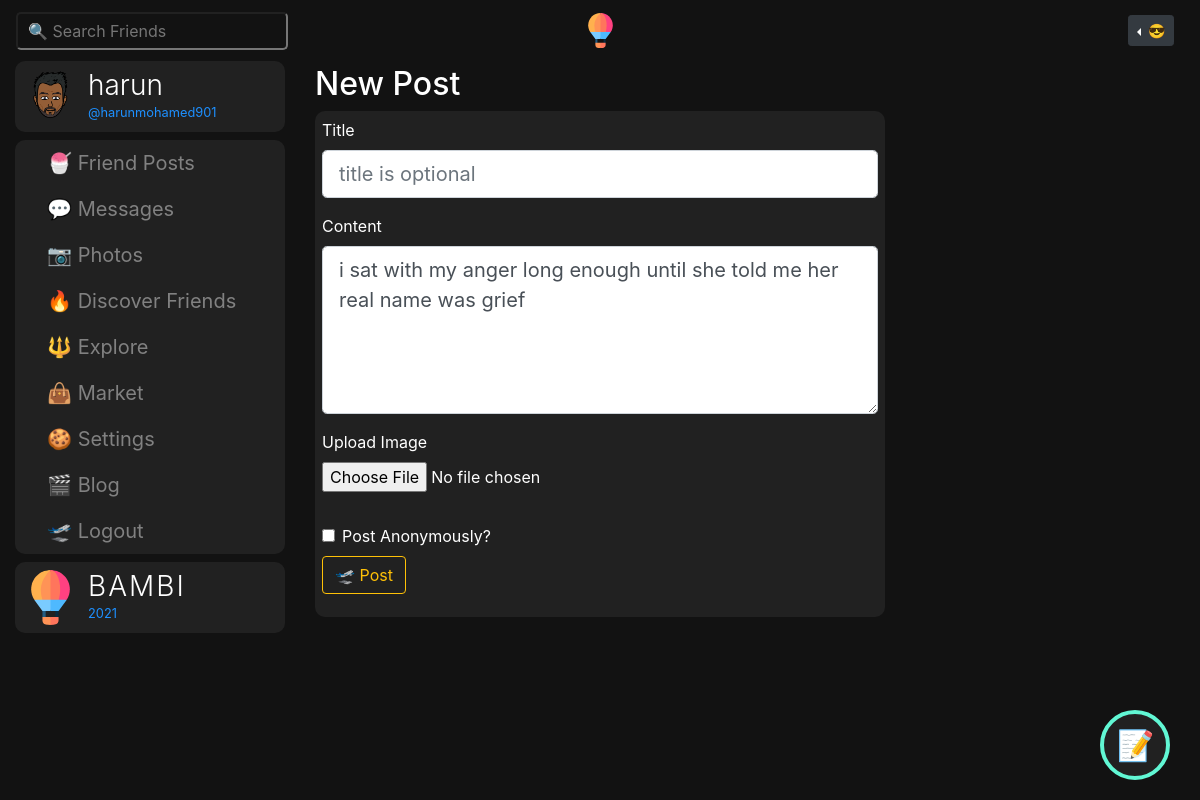
The page /post/99/update (signed in) on the database its author committed.
### bambiv3/models.py (models this page shows, shortened)
class User(db.Model, UserMixin):
	id = db.Column(db.Integer, primary_key=True)
	username = db.Column(db.String(20), unique=True, nullable=False)
	email = db.Column(db.String(120), unique=True, nullable=False)
	image_file = db.Column(db.String(20), nullable=False, default='default.jpg')
	password = db.Column(db.String(60), nullable=False)
	last_seen = db.Column(db.DateTime, default=datetime.utcnow)
	date_joined = db.Column(db.DateTime, nullable=False, default=datetime.utcnow)
	department = db.Column(db.String(20), nullable=False)
	student_number = db.Column(db.Integer(), unique=True, nullable=False)
	age = db.Column(db.DateTime, nullable=False)
	gender = db.Column(db.String(20), nullable=False)
	country = db.Column(db.String(20), nullable=False)
	hobby = db.Column(db.String(20), nullable=False)
	bio = db.Column(db.String(120), nullable=True)
	private = db.Column(db.Boolean, default=False, nullable=False)
	single = db.Column(db.Boolean, default=False, nullable=False)
	snapchat = db.Column(db.String(20),default=False, nullable=False)
	instagram = db.Column(db.String(20),default=False, nullable=False)
	posts = db.relationship('Post', backref='author', lazy=True, cascade="all, delete-orphan")
	products = db.relationship('Product', backref='author', lazy=True, cascade="all, delete-orphan")
	comments = db.relationship("Comment", backref="author", lazy="dynamic", cascade="all, delete-orphan")
	followed = db.relationship(
		'User', secondary=followers,
		primaryjoin=(followers.c.follower_id == id),
		secondaryjoin=(followers.c.followed_id == id),
		backref=db.backref('followers', lazy='dynamic'), lazy='dynamic')
	messages_sent = db.relationship('Message',
									foreign_keys='Message.sender_id',
									backref='author', lazy='dynamic', cascade="all, delete-orphan")
	messages_received = db.relationship('Message',
										foreign_keys='Message.recipient_id',
										backref='recipient', lazy='dynamic', cascade="all, delete-orphan")
	last_message_read_time = db.Column(db.DateTime)
	def new_messages(self):
		last_read_time = self.last_message_read_time or datetime(1900, 1, 1)
		return Message.query.filter_by(recipient=self).filter(
			Message.timestamp > last_read_time).count()

class Post(db.Model):
	id = db.Column(db.Integer, primary_key=True)
	title = db.Column(db.String(100)) #nullable=False
	date_posted = db.Column(db.DateTime, nullable=False, default=datetime.utcnow)
	content = db.Column(db.Text, nullable=False)
	image = db.Column(db.String(20))
	anonymous = db.Column(db.Boolean, default=False, nullable=False)
	user_id = db.Column(db.Integer, db.ForeignKey('user.id'), nullable=False)
	likes = db.relationship('PostLike', backref='post', lazy='dynamic')
	comments = db.relationship("Comment", backref="post", lazy="dynamic", cascade="all, delete-orphan")

### bambiv3/routes.py (the view)
@app.route("/post/<int:post_id>/update", methods=['GET', 'POST'])
@login_required
def update_post(post_id):
	post = Post.query.get_or_404(post_id)
	if post.author != current_user:
		abort(403)
	form = PostForm()
	if form.validate_on_submit():
		post.title = form.title.data
		post.content = form.content.data
		if form.image.data:
			post.image = post_img(form.image.data)
		db.session.commit()
		flash('Your post has been updated!', 'info')
		return redirect(url_for('post', post_id=post.id))
	elif request.method == 'GET':
		form.title.data = post.title
		form.content.data = post.content
		form.image.data = post.image
	return render_template('create_post.html', title='Update Post',
						   form=form, legend='Update Post')

### bambiv3/forms.py
class PostForm(FlaskForm):
	title = StringField('Title') #validators=[DataRequired()]
	content = PageDownField('Content', validators=[DataRequired()])
	image = FileField('Upload Image', validators=[FileAllowed(['jpg', 'jpeg' , 'png', 'gif'])])
	anonymous = BooleanField('Post Anonymously?')
	submit = SubmitField('🛫 Post')

### bambiv3/models.py (called while the page is built)
@login_manager.user_loader
def load_user(user_id):
	return User.query.get(int(user_id))

### bambiv3/routes.py (called while the page is built)
@app.before_request
def before_request():
	if current_user.is_authenticated:
		current_user.last_seen = datetime.utcnow()
		db.session.commit()

### bambiv3/templates/create_post.html (shortened to what this page needs)
{% extends "layout.html" %}
{% block content %}
<div class="container-fluid">
	<div class="row">
		<div class="col-lg-3 d-none d-lg-block position-fixed">
			<a href="{{ url_for('user_posts',username=current_user.username) }}" style="text-decoration:none;">
		      <header class="mb-2" data-toggle="modal" data-target="#profile">
		        <img src="{{ url_for('static', filename='profile_pics/' + current_user.image_file) }}" alt="harun profile" class="profile-thumbnail">
		        <div class="profile-name">
		          <h3>{{current_user.username}}</h3>
		          <small>@{{current_user.email.split("@")[0] | lower}}</small>
		        </div>
		      </header>
		    </a>
		    <div class="menu mb-2" style="background:#212121;border-radius:10px;">
		      <a class="dropdown-item" href="{{ url_for('f_posts') }}"> 🍧 Friend Posts</a>
		       <a class="dropdown-item" href="{{ url_for('messages') }}"> 💬 Messages
		        {% set new_messages = current_user.new_messages() %}<span id="message_count" class="badge badge-warning"style="visibility: {% if new_messages %}visible{% else %}hidden {% endif %};">{{ new_messages }}</span></a>
		      <a class="dropdown-item" href="{{ url_for('photos') }}"> 📷 Photos</a>
		      <a class="dropdown-item" href="{{ url_for('discover') }}"> 🔥 Discover Friends</a>
		      <a class="dropdown-item" href="{{ url_for('explore') }}"> 🔱 Explore</a>
		      <a class="dropdown-item" href="{{ url_for('market') }}"> 👜 Market</a>
		      <a class="dropdown-item" href="{{ url_for('account') }}"> 🍪 Settings</a>
		      <a class="dropdown-item" href="{{ url_for('blog') }}"> 🎬 Blog</a>
		      <a class="dropdown-item" href="{{ url_for('logout') }}"> 🛫 Logout</a>
		    </div>
		  <header>
		    <img src="{{ url_for('static', filename='resources/' + 'logo.svg') }}" alt="logo" class="profile-thumbnail">
		    <div class="profile-name">
		      <h3 class="logo">BAMBI</h3>
		      <small id="year"></small>
		    </div>
		  </header>
		</div>
		<div class="col-lg-6 offset-lg-3">
			<h2 class="mt-1">New Post</h2>
			<div class="post">
			  <div id="inner">
			   <div class="content-section">
				  <form method="POST" action="" enctype="multipart/form-data">
				    <fieldset class="form-group">
				      <div class="form-group">
				        {{ form.title.label(placeholder="title is optional", class="form-control-label") }}
				        {% if form.title.errors %}
				        {{ form.title(placeholder="title is optional", class="form-control form-control-lg is-invalid") }}
				        <div class="invalid-feedback">
				          {% for error in form.title.errors %}
				          <span>{{ error }}</span>
				          {% endfor %}
				        </div>
				        {% else %}
				        {{ form.title(placeholder="title is optional", class="form-control form-control-lg") }}
				        {% endif %}
				      </div>
				      <div class="form-group">
				        {{ form.content.label(placeholder="speak your mind...", class="form-control-label") }}
				        {% if form.content.errors %}
				        {{ form.content(placeholder="speak your mind...", class="form-control form-control-lg is-invalid") }}
				        <div class="invalid-feedback">
				          {% for error in form.content.errors %}
				          <span>{{ error }}</span>
				          {% endfor %}
				        </div>
				        {% else %}
				        {{ form.content(placeholder="speak your mind...", class="form-control form-control-lg", rows="5") }}
				        {% endif %}
				      </div>
				      <div class="form-group">
				        {{ form.image.label(class="form-control-label") }}
				        {% if form.image.errors %}
				        {{ form.image(class="form-control-file is-invalid") }}
				        <div class="invalid-feedback">
				          {% for error in form.image.errors %}
				          <span>{{ error }}</span>
				          {% endfor %}
				        </div>
				        {% else %}
				        {{ form.image(class="form-control-file") }}
				        {% endif %}
				      </div>
				    </div>
				    <div class="form-check mb-2">
		                {{ form.anonymous(class="form-check-input") }}
		                {{ form.anonymous.label(class="form-check-label") }}
		            </div>
				    <div class="form-group">
				      {{ form.submit(class="btn btn-outline-warning") }}
				    </div>
			  </div>
		</div>
		<br>
		</div>
{% endblock content %}

### bambiv3/static/main.css (style rules this page uses)
body { background:#121212; color:#fff; }
.logo { color:#fff; letter-spacing:2px; }
.about span, small { color:#1e90ff; }
h3 { font-weight: 300; }
header { display: flex; flex-direction: row; color:#fff; background:#212121; border-radius:10px; padding:8px; cursor:pointer; }
header .profile-thumbnail { width: 55px; height: 55px; border-radius: 50%; }
header .profile-name { display: flex; flex-direction:column; margin-left: 10px; }
header h3, header h4 { display: flex; margin: 0; }
.post { background:#212121; border-radius:10px; padding:7px; }
.menu a { padding: 8px 8px 8px 32px; text-decoration: none; font-size: 20px; color: #818181; display: block; transition: 0.3s; }

### rows shown on the page
User: image_file (picture), username "harun", email "harunmohamed901"
Post: content "i sat with my anger long enough until she told me her real name was grief"
